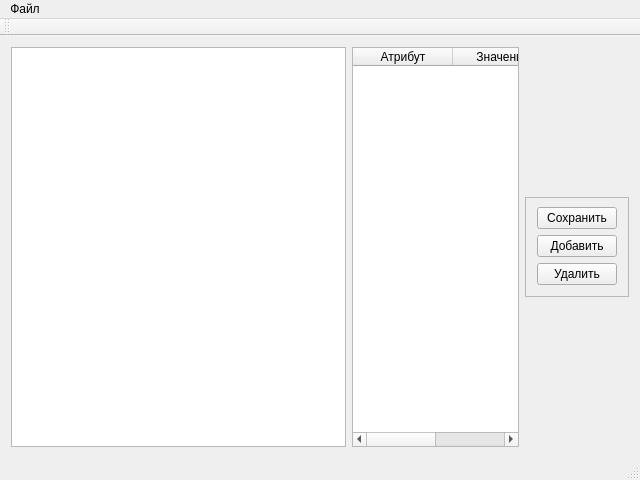
<?xml version="1.0" encoding="UTF-8"?>
<ui version="4.0">
 <class>MainWindow</class>
 <widget class="QMainWindow" name="MainWindow">
  <property name="windowModality">
   <enum>Qt::NonModal</enum>
  </property>
  <property name="geometry">
   <rect>
    <x>0</x>
    <y>0</y>
    <width>640</width>
    <height>480</height>
   </rect>
  </property>
  <property name="sizePolicy">
   <sizepolicy hsizetype="Preferred" vsizetype="Preferred">
    <horstretch>0</horstretch>
    <verstretch>0</verstretch>
   </sizepolicy>
  </property>
  <property name="windowTitle">
   <string>MainWindow</string>
  </property>
  <widget class="QWidget" name="centralWidget">
   <layout class="QHBoxLayout" name="horizontalLayout">
    <item>
     <widget class="QTreeView" name="treeView">
      <property name="sizePolicy">
       <sizepolicy hsizetype="Expanding" vsizetype="Expanding">
        <horstretch>8</horstretch>
        <verstretch>0</verstretch>
       </sizepolicy>
      </property>
      <property name="frameShadow">
       <enum>QFrame::Sunken</enum>
      </property>
      <property name="lineWidth">
       <number>3</number>
      </property>
      <property name="uniformRowHeights">
       <bool>false</bool>
      </property>
      <property name="sortingEnabled">
       <bool>true</bool>
      </property>
      <property name="animated">
       <bool>true</bool>
      </property>
      <property name="wordWrap">
       <bool>false</bool>
      </property>
      <attribute name="headerDefaultSectionSize">
       <number>200</number>
      </attribute>
     </widget>
    </item>
    <item>
     <widget class="QTableWidget" name="tableWidget">
      <property name="sizePolicy">
       <sizepolicy hsizetype="Expanding" vsizetype="Expanding">
        <horstretch>4</horstretch>
        <verstretch>0</verstretch>
       </sizepolicy>
      </property>
      <property name="selectionMode">
       <enum>QAbstractItemView::SingleSelection</enum>
      </property>
      <column>
       <property name="text">
        <string>Атрибут</string>
       </property>
      </column>
      <column>
       <property name="text">
        <string>Значение</string>
       </property>
      </column>
     </widget>
    </item>
    <item>
     <widget class="QFrame" name="frame">
      <property name="sizePolicy">
       <sizepolicy hsizetype="Preferred" vsizetype="Preferred">
        <horstretch>1</horstretch>
        <verstretch>0</verstretch>
       </sizepolicy>
      </property>
      <property name="maximumSize">
       <size>
        <width>16777215</width>
        <height>100</height>
       </size>
      </property>
      <property name="frameShape">
       <enum>QFrame::StyledPanel</enum>
      </property>
      <property name="frameShadow">
       <enum>QFrame::Raised</enum>
      </property>
      <layout class="QVBoxLayout" name="verticalLayout">
       <property name="topMargin">
        <number>9</number>
       </property>
       <item>
        <widget class="QPushButton" name="pushButton_3">
         <property name="text">
          <string>Сохранить</string>
         </property>
        </widget>
       </item>
       <item>
        <widget class="QPushButton" name="pushButton">
         <property name="text">
          <string>Добавить</string>
         </property>
        </widget>
       </item>
       <item>
        <widget class="QPushButton" name="pushButton_2">
         <property name="text">
          <string>Удалить</string>
         </property>
        </widget>
       </item>
      </layout>
     </widget>
    </item>
   </layout>
  </widget>
  <widget class="QMenuBar" name="menuBar">
   <property name="geometry">
    <rect>
     <x>0</x>
     <y>0</y>
     <width>640</width>
     <height>21</height>
    </rect>
   </property>
   <widget class="QMenu" name="menu">
    <property name="title">
     <string>Файл</string>
    </property>
    <addaction name="openFile"/>
    <addaction name="exit"/>
    <addaction name="separator"/>
   </widget>
   <addaction name="menu"/>
  </widget>
  <widget class="QStatusBar" name="statusBar"/>
  <widget class="QToolBar" name="mainToolBar">
   <attribute name="toolBarArea">
    <enum>TopToolBarArea</enum>
   </attribute>
   <attribute name="toolBarBreak">
    <bool>false</bool>
   </attribute>
  </widget>
  <action name="openFile">
   <property name="text">
    <string>Открыть файл ...</string>
   </property>
  </action>
  <action name="exit">
   <property name="text">
    <string>Выход</string>
   </property>
  </action>
 </widget>
 <layoutdefault spacing="6" margin="11"/>
 <resources/>
 <connections/>
</ui>
